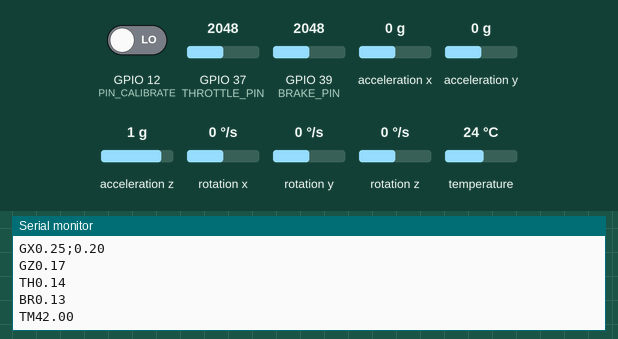
The sketch below on a simulated ESP32. Parts: the last lines printed to the serial monitor. The inputs (shaded band) are chosen by the test bench; at power-on: acceleration x 0 g, temperature 24 °C, GPIO 37 (THROTTLE_PIN) = 2048, GPIO 39 (BRAKE_PIN) = 2048, GPIO 12 (PIN_CALIBRATE) LOW, acceleration y 0 g, acceleration z 1 g, rotation x 0 °/s, rotation y 0 °/s, rotation z 0 °/s. No radio packets arrive unless stated.

Above: at 1.4 s.
1.5 s: acceleration x set to -1.4 g
At 2.8 s:
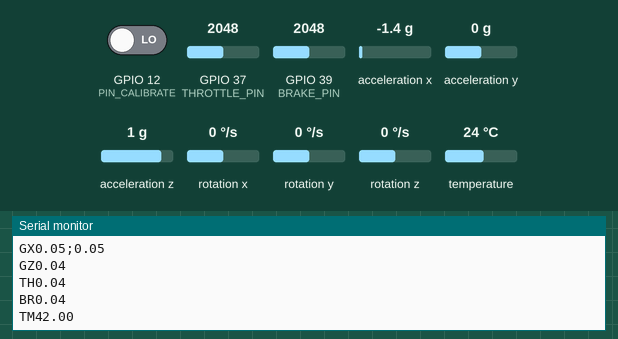
3.0 s: temperature set to 12 °C
At 3.4 s:
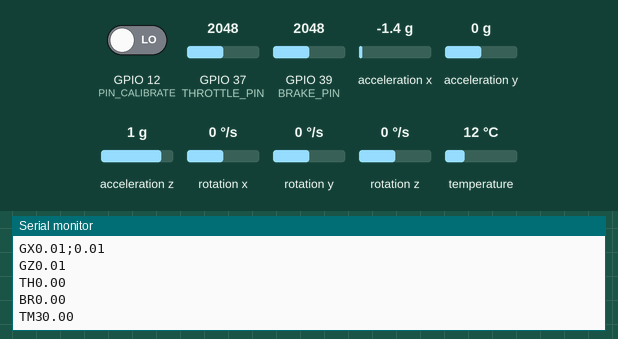
4.5 s: GPIO 37 (THROTTLE_PIN) set to 2866
At 5.8 s:
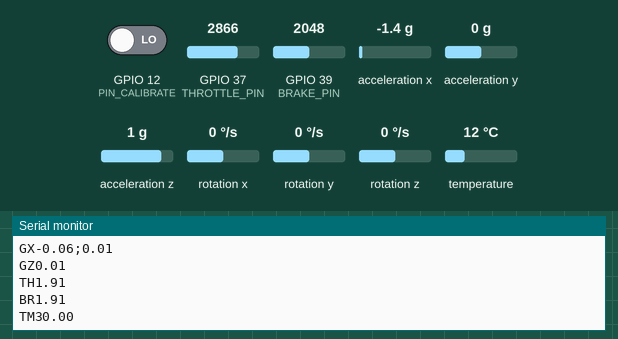
6.0 s: GPIO 39 (BRAKE_PIN) set to 2866
At 7.0 s:
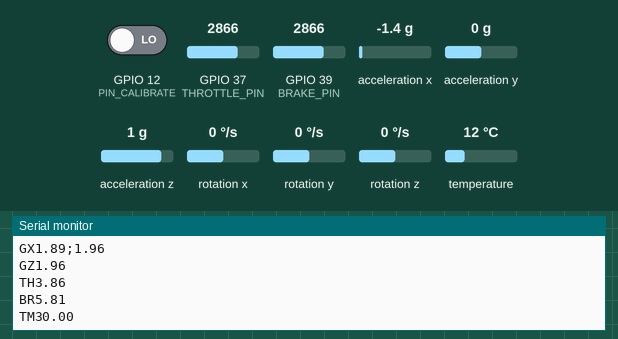
7.5 s: GPIO 12 (PIN_CALIBRATE) driven HIGH
9.0 s: acceleration y set to -1.4 g
At 10.1 s:
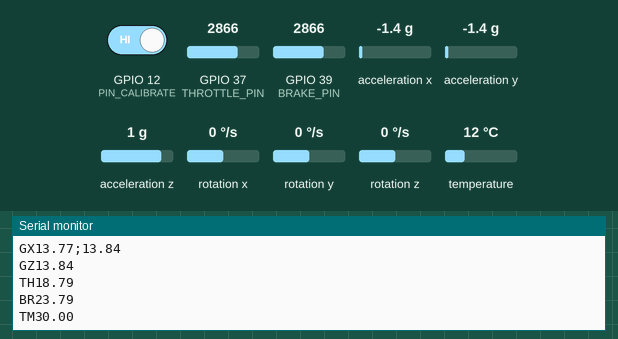
Timing chart, 0 to 11.5 s (numbered marks = the images above; inputs shaded):
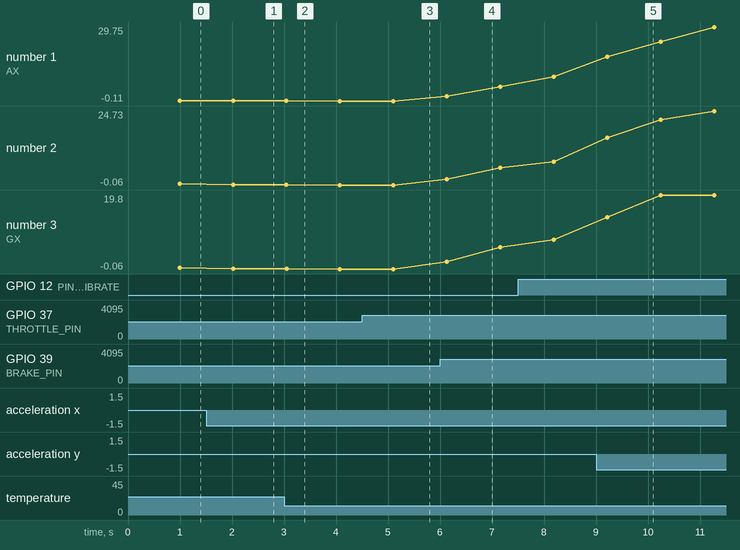

The sketch:

Sender.ino
```cpp
#include <Wire.h>
#include <MPU6050.h>
#include <OneWire.h>
#include <DallasTemperature.h>
#include <SPI.h>
#include <LoRa.h>


#define SENSOR_PIN  13 // ESP32 pin GPIO17 connected to DS18B20 sensor's DATA pin
#define THROTTLE_PIN      37
#define BRAKE_PIN         39
#define SS_PIN 18    // Pin do ESP32 conectado ao pino SS do módulo LoRa
#define RST_PIN 14   // Pin do ESP32 conectado ao pino RST do módulo LoRa
#define DI0_PIN 26   // Pin do ESP32 conectado ao pino DIO0 do módulo LoRa
#define PIN_CALIBRATE 12
#define MAX_SAMPLES 20


OneWire oneWire(SENSOR_PIN);
DallasTemperature DS18B20(&oneWire);

float tempC;

MPU6050 mpu;

int cont = 0;
//int contAc = 0;
bool restartDone = false;
int zeroTH= 1, totalTH=4095;
int zeroBR= 1, totalBR=4095;


// Função de média móvel
float mediaMovel(float leitura[], int numAmostras) {
  float soma = 0.0;
  for (int i = 0; i < numAmostras; i++) {
    soma += leitura[i];
  }
  return soma / numAmostras;
}

// Função para atualizar a leitura e retornar o valor filtrado
float filtrar(float novaLeitura) {
  static float leituras[MAX_SAMPLES];
  static int indice = 0;
  static int numAmostras = 0;

  // Adicionar a nova leitura ao array de leituras
  leituras[indice] = novaLeitura;

  // Atualizar o índice circularmente
  indice = (indice + 1) % MAX_SAMPLES;

  // Incrementar o número de amostras se for menor que o máximo
  if (numAmostras < MAX_SAMPLES) {
    numAmostras++;
  }

  // Retornar o valor filtrado pela média móvel
  return mediaMovel(leituras, numAmostras);
}

void setup() {

  Serial.begin(115200);
  Wire.begin();
  DS18B20.begin();

  while (!Serial);

  // Inicializa o módulo LoRa
  LoRa.setPins(SS_PIN, RST_PIN, DI0_PIN);
  if (!LoRa.begin(915E6)) {
    Serial.println("Falha na inicialização do módulo LoRa");
    while (1);
  }

  mpu.initialize();

  Serial.println("Inicialização do MPU6050");
  Serial.println("Ajustando o giroscópio...");
  mpu.setFullScaleGyroRange(0); // +/- 250 graus por segundo
  delay(100);

  Serial.println("Ajustando o acelerômetro...");
  mpu.setFullScaleAccelRange(0); // +/- 2g (use 3 para 2g)
  pinMode(PIN_CALIBRATE, INPUT);
  delay(100);
}

void loop() {
  int16_t ax, ay, az, gx, gy, gz;
  bool buttonState = digitalRead(PIN_CALIBRATE);
  float accelXOffset, accelYOffset,accelZOffset;

  DS18B20.requestTemperatures();       // send the command to get temperatures
//
//  if (contAc == 0) { // Realiza calibração automática na primeira medição
//    mpu.getMotion6(&ax, &ay, &az, &gx, &gy, &gz);
//    accelXOffset = -ax / 16384.0; // Calcula o offset para a leitura do acelerômetro
//    accelYOffset = -ay / 16384.0;
//    accelZOffset = -az / 16384.0;
//    cont += 1;
//  }

  mpu.getMotion6(&ax, &ay, &az, &gx, &gy, &gz);

  float accelX = (ax / 16384.0);
  float accelY = (ay / 16384.0);
  float accelZ = (az / 16384.0);
  accelX = filtrar(accelX);
  accelY = filtrar(accelY);
  accelY = filtrar(accelZ);

  String Ax ="AX" + String(accelX,2)+ ";" + String(accelY, 2);
  String Az ="AZ" + String(accelZ,2);

  Serial.println(Ax);
  Serial.println(Az);

  float gyroX = gx / 131.0; // 131 LSB por grau por segundo (quando configurado para +/- 250 graus por segundo)
  float gyroY = gy / 131.0;
  float gyroZ = gz / 131.0;
  gyroX = filtrar(gyroX);
  gyroY = filtrar(gyroY);
  gyroZ = filtrar(gyroZ);

  String Gx ="GX" + String(gyroX,2)+ ";" + String(gyroY, 2);
  String Gz ="GZ" + String(gyroZ,2);

  Serial.println(Gx);
  Serial.println(Gz);


  //---------------------Calibração de pedais--------------------------------------------------


  bool calibrate = digitalRead(PIN_CALIBRATE);
  int ThrottleValue = analogRead(THROTTLE_PIN);
  int BrakeValue = analogRead(BRAKE_PIN);
  if (cont == 0){
    zeroTH =  ThrottleValue;
    zeroBR =  BrakeValue;
    cont=+1;
  }
  if (calibrate == true){
    totalTH = ThrottleValue;
    totalBR = BrakeValue;
  }

  //---------------------Leitura acelerador--------------------------------------------------

  float Throttle = map(ThrottleValue,zeroTH, totalTH, 0, 100);
  Throttle = filtrar(Throttle);
  Throttle = constrain(Throttle, 0.00, 100.00);
  String Th ="TH" + String(Throttle,2);

  Serial.println(Th);

  //---------------------Leitura Freio--------------------------------------------------

  float Brake = map(BrakeValue,zeroBR, totalBR, 0, 100);
  Brake = filtrar(Brake);
  Brake = constrain(Brake, 0.00, 100.00);
  String Br ="BR" + String(Brake,2);

  Serial.println(Br);

  //---------------------Leitura Temperatura--------------------------------------------------

  tempC = DS18B20.getTempCByIndex(0);
  tempC =tempC+18;
  String Tm ="TM" + String(tempC,2);

  Serial.println(Tm);

//---------------------Envio de Pacote--------------------------------------------------

  LoRa.beginPacket();

  LoRa.println(Ax);
  LoRa.println(Az);
  LoRa.println(Gx);
  LoRa.println(Gz);
  LoRa.println(Th);
  LoRa.println(Br);
  LoRa.println(Tm);

  LoRa.endPacket();

  delay(200);

}
```

Measured:
- after the input at 1.5 s, the serial monitor: prints a new line after 0.52 s (image 1)
- after the input at 3.0 s, the serial monitor: prints a new line after 0.06 s (image 2)
- after the input at 4.5 s, the serial monitor: prints a new line after 0.61 s (image 3)
- after the input at 9.0 s, the serial monitor: prints a new line after 0.22 s (image 5)
- plotted number 1: 0 → -0.04 after the input at 1.5 s, -0.11 → 5.74 after the input at 6.0 s, 9.64 → 29.75 after the input at 9.0 s
- plotted number 2: 0.33 → 0.05 after the input at 1.5 s, -0.06 → 5.79 after the input at 6.0 s, 7.74 → 24.73 after the input at 9.0 s
- plotted number 3: 0.25 → 0.05 after the input at 1.5 s, -0.06 → 5.79 after the input at 6.0 s, 7.74 → 19.73 after the input at 9.0 s
